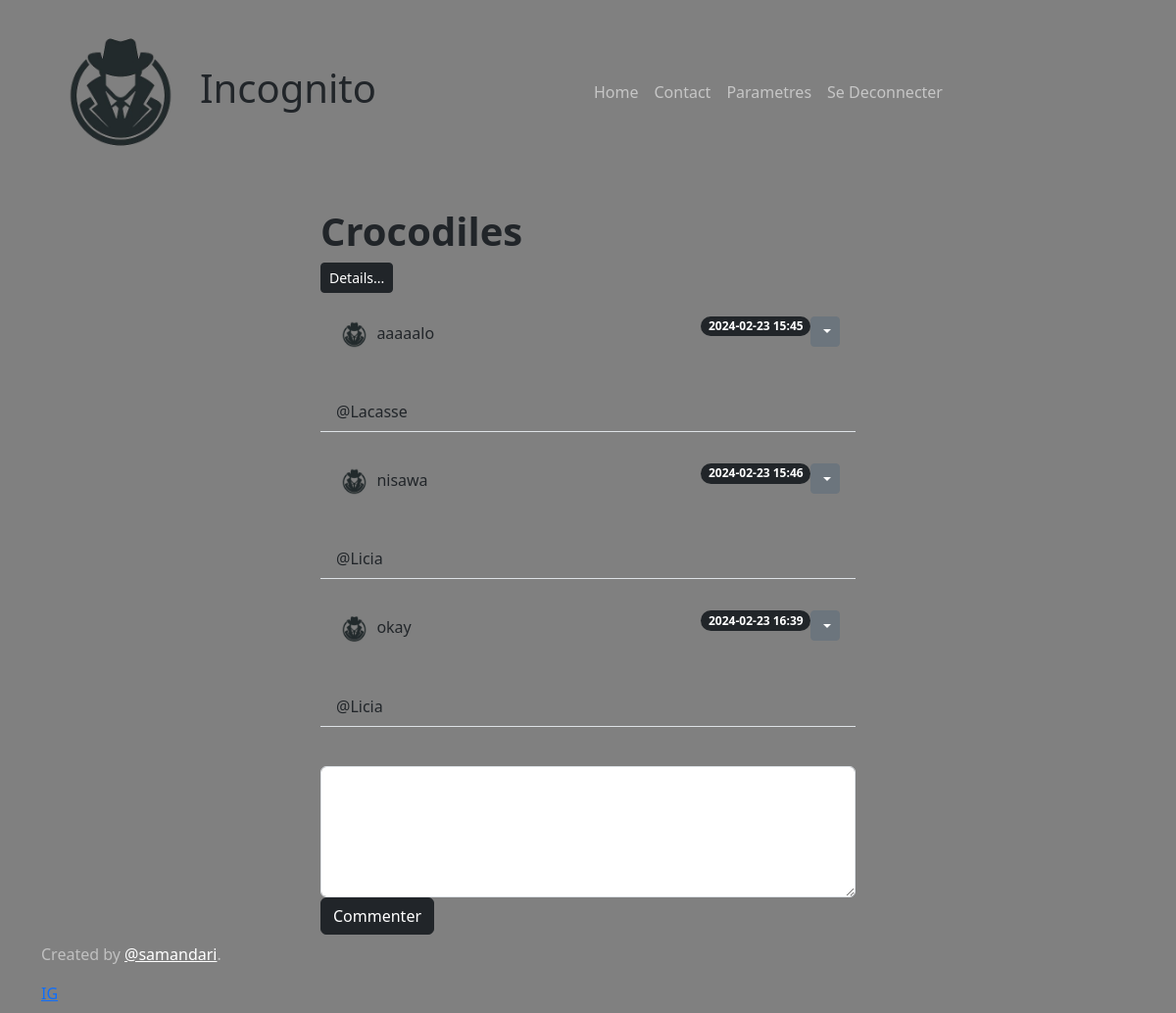
The page /post/1 (signed in) on the database as committed earlier.
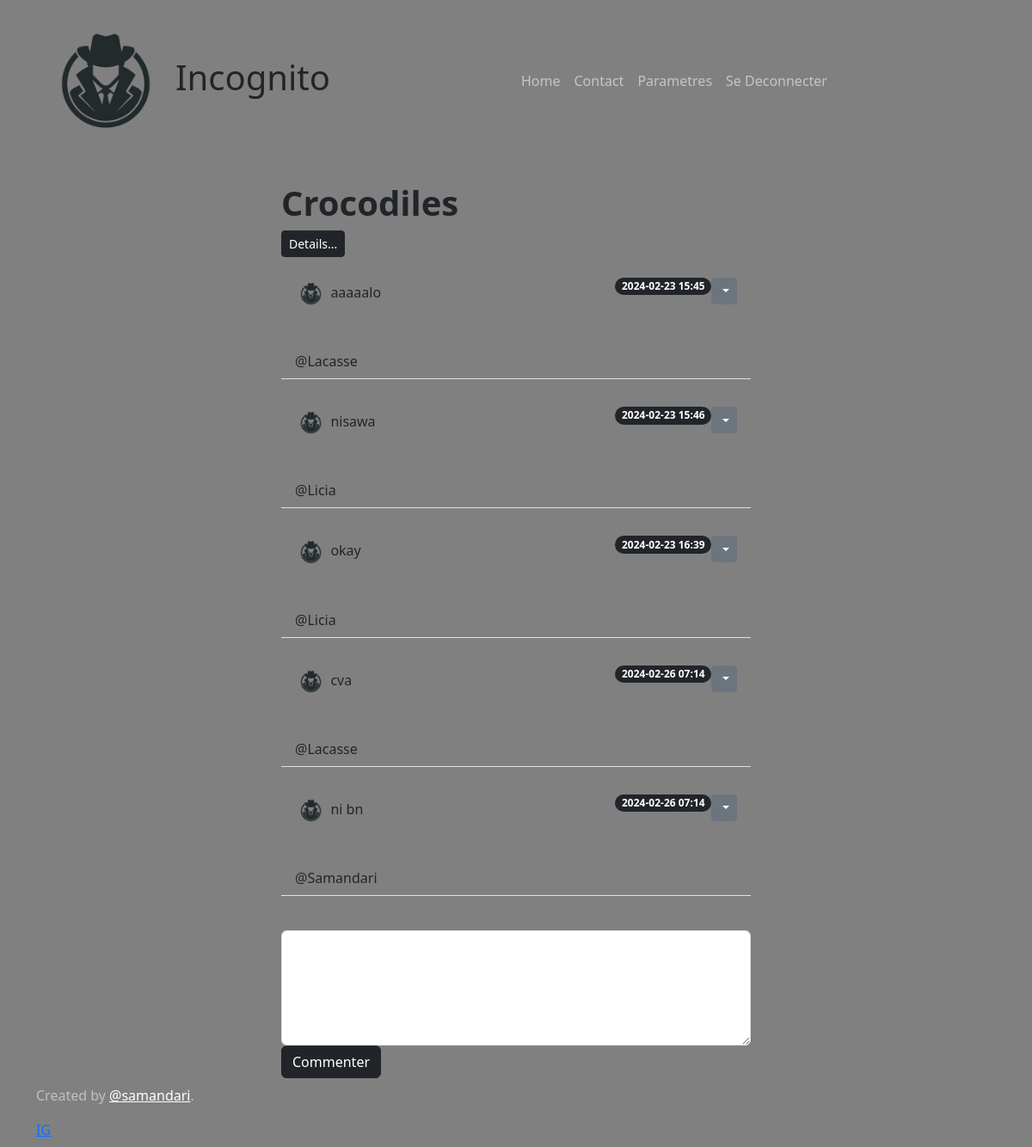
The same page on the database as committed later.
### main.py (models this page shows)
class Post(db.Model):
    id = db.Column(db.Integer, primary_key=True)
    title = db.Column(db.String(200))
    subtitle = db.Column(db.String(250))
    timestamp = db.Column(db.DateTime, default=datetime.utcnow)
    author = db.relationship('User', back_populates='posts')  # Include the User object
    user_id = db.Column(db.Integer, db.ForeignKey('user.id'), nullable=False)
    comments = db.relationship('Comment', back_populates="parent_post", lazy=True)

class Comment(db.Model):
    id = db.Column(db.Integer, primary_key=True)
    content = db.Column(db.String(200))
    timestamp = db.Column(db.DateTime, default=datetime.utcnow)
    user_id = db.Column(db.Integer, db.ForeignKey('user.id'), nullable=False)
    commenter = db.relationship('User', back_populates='comments')  # Include the User object
    post_id = db.Column(db.Integer, db.ForeignKey('post.id'), nullable=False)
    parent_post = db.relationship('Post', back_populates='comments')  # Include the Post object

class User(UserMixin, db.Model):
    id = db.Column(db.Integer, primary_key=True)
    name = db.Column(db.String(50), unique=True, nullable=False)
    password = db.Column(db.String(500), nullable=False)
    posts = db.relationship('Post', back_populates='author', lazy=True)
    comments = db.relationship('Comment', back_populates='commenter', lazy=True)

### main.py (the view)
@app.route('/post/<int:post_id>')  # get one post
@login_required
def post(post_id):
    if post_id == 0:
        posts = Post.query.count()
        return render_template('refresh.html', posts=posts)
    the_post = Post.query.get(post_id)
    comments = the_post.comments
    return render_template('post.html', post=the_post, comments=comments, current_user=current_user)

### main.py (called while the page is built)
@login_manager.user_loader
def load_user(user_id):
    return User.query.get(user_id)

### templates/post.html (shortened to what this page needs)
{% include "header.html" %}
    <div class="container mt-4">
        <div class="row">
            <div class="col-md-6 offset-md-3">
                <ul id="comments" class="list-group list-group-flush">
                    <h1><strong>{{post.title}}</strong></h1>
                    <p class="d-inline-flex gap-1">
                          <a class="btn btn-dark btn-sm" data-bs-toggle="collapse" href="#collapseExample" role="button" aria-expanded="false" aria-controls="collapseExample">
                            Details...
                          </a>
                     </p>
                    {% for comment in comments %}
                        <li class="list-group-item d-flex justify-content-between align-items-start text-break bg-transparent">
                            <div class="align-baseline">
                                <img src="{{ url_for('static', filename='logo.png') }}" class="logo-user" alt="User Logo">
                                {{ comment.content }}
                                <br><br><br>
                                <span class="date sub-text">@{{comment.commenter.name}}</span>
                            </div>
                            <span class="badge text-bg-primary bg-dark rounded-pill">{{ comment.timestamp.strftime('%Y-%m-%d %H:%M') }}</span>
                            <div class="dropdown">
                              <button class="btn btn-secondary btn-sm dropdown-toggle" type="button" data-bs-toggle="dropdown" aria-expanded="true">
                              </button>
                            </div>
                        </li>
                        <br>
                    {% endfor %}
                </ul>
                <form id="form" class="mt-3">
                    <div class="control-group">
                        <div class="form-group col-xs-12 floating-label-form-group controls">
                            <textarea id="input" class="form-control text-break" rows="5" autocomplete="off" required></textarea>
                            <button class="btn btn-dark" type="button" id="sendButton">Commenter</button>
                        </div>
                    </div>
                </form>
            </div>
        </div>
    </div>
{% include "footer.html" %}

### templates/header.html (shortened to what this page needs)
<!DOCTYPE html>
<html lang="en">
    <head>
        <link rel="stylesheet" href="https://cdn.jsdelivr.net/npm/bootstrap@5.3.0/dist/css/bootstrap.min.css">
    </head>
    <body>
        <nav class="navbar navbar-expand-lg navbar-dark ">
            <div class="container">
                <a class="navbar-brand" href="#">
                    <h1 class="float-md-start mb-0 text-dark"><img class="logo" src="{{ url_for('static', filename='logo.png') }}" alt="Your Logo">Incognito</h1>
                </a>
                  <div class="collapse navbar-collapse" id="navbarResponsive">
                  <ul class="navbar-nav ml-auto">
                      <li class="nav-item">
                         <a class="nav-link" href="{{ url_for('index') }}">Home</a>
                      </li>
                      <li class="nav-item">
                         <a class="nav-link" href="{{ url_for('contact') }}">Contact</a>
                      </li>
                      <li class="nav-item">
                         <a class="nav-link" href="{{ url_for('setting') }}">Parametres</a>
                      </li>
                      {% if not current_user.is_authenticated %}
                        <li class="nav-item">
                          <a class="nav-link" href="{{ url_for('login') }}">Se Connecter</a>
                        </li>
                        <li class="nav-item">
                          <a class="nav-link" href="{{ url_for('register') }}">Creer Compte</a>
                        </li>
                      {% else %}
                        <li class="nav-item">
                          <a class="nav-link" href="{{ url_for('logout') }}">Se Deconnecter</a>
                        </li>
                      {% endif %}
                  </ul>
                </div>
            </div>
        </nav>

### templates/footer.html
            <nav class="navbar navbar-expand-lg navbar-dark ">
                <div class="container">
                    <footer class="mt-auto text-white-50">
                        <p>Created by <a href="https://wa.me/+25777568903" class="text-white">@samandari</a>.</p>
                        <a class="fa-instagram" href="https://www.instagram.com/sama__ndari?igsh=MWFic2todzA4aGZteg==">
                            IG
                        </a>
                    </footer>
                </div>
            </nav>
    </body>
</html>

### templates/header.html (style rules this page uses)
body { background-color: gray; }
.logo { max-width: 30%; height: auto; border-radius: 50%; }
.logo-user { max-width: 10%; border-radius: 50%; }

Rows that differ between the two databases and show on the page:
added Comment: content "cva", commenter.name "Lacasse", timestamp "2024-02-26 07:14"
added Comment: content "ni bn", commenter.name "Samandari", timestamp "2024-02-26 07:14"
